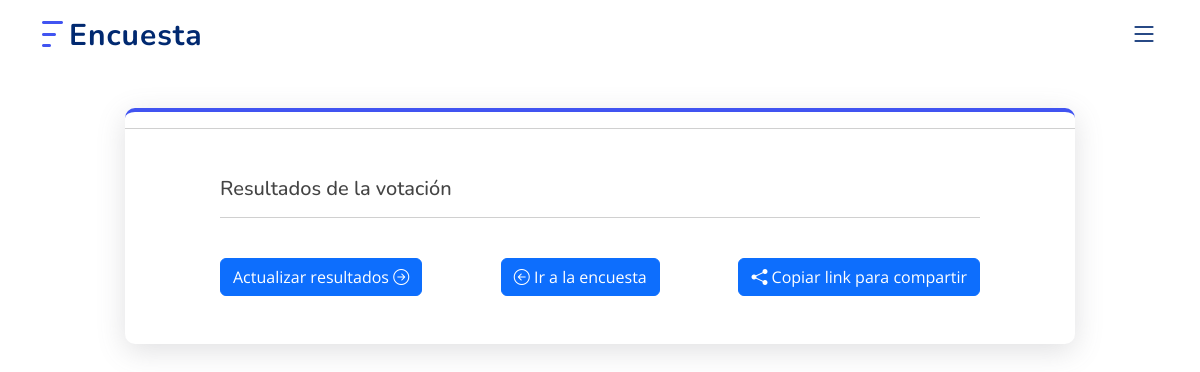
/resultados_encuesta.php?encuesta=qn9kF96PK4ujTOLJXZVO, run on an earlier commit of the app's database.
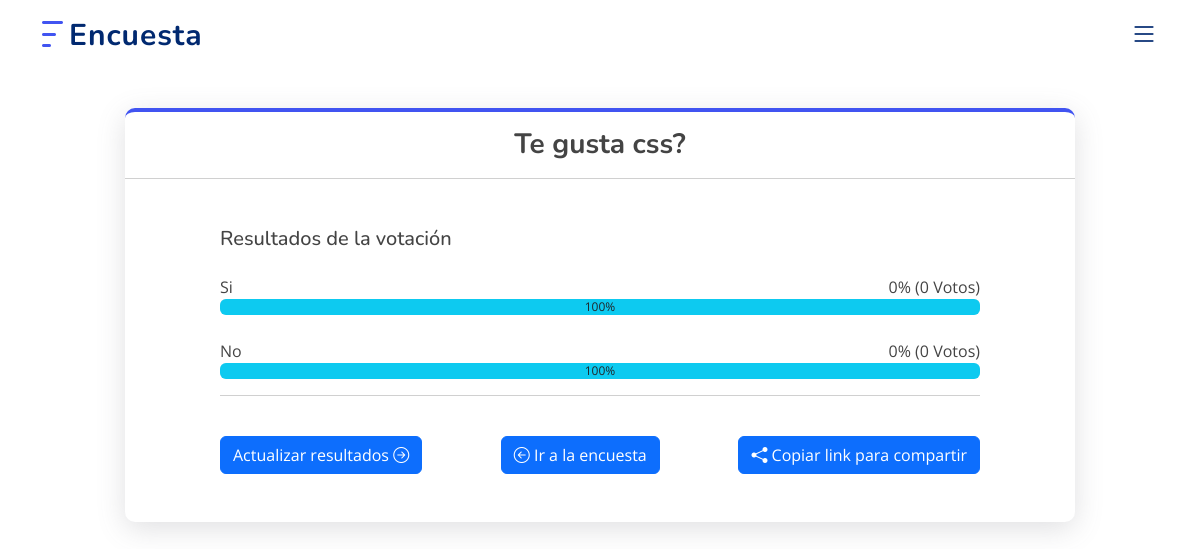
And on a later commit of the database.
### tables this page shows
CREATE TABLE `tbl_encuestas` (
  `id` int(11) UNSIGNED NOT NULL,
  `code_encuesta` varchar(100) DEFAULT NULL,
  `titulo_encuesta` varchar(250) NOT NULL DEFAULT '',
  `tipo_encuesta` varchar(80) DEFAULT NULL,
  `solicitar_nombre_participante` int(11) DEFAULT 0,
  `permitir_comentarios` int(11) DEFAULT 0,
  `visibilidad_resultados` varchar(100) DEFAULT NULL,
  `duplicados_de_voz` varchar(60) DEFAULT NULL,
  `fecha_finalizacion` timestamp NULL DEFAULT NULL,
  `created_at` timestamp NULL DEFAULT current_timestamp()
);

CREATE TABLE `tbl_opciones_encuesta` (
  `id_pregunta` int(11) UNSIGNED NOT NULL,
  `code_encuesta` varchar(100) DEFAULT NULL,
  `opcion_encuesta` mediumtext DEFAULT NULL,
  `imagen_encuesta` varchar(100) DEFAULT NULL
);

### code_encuesta/acciones_encuesta.php (called while the page is built, shortened)
<?php
   function obtenerEncuesta($con, $code_encuesta)
   {
       $sqlEncuesta = "SELECT
                   e.code_encuesta,
                   e.titulo_encuesta,
                   e.permitir_comentarios,
                   e.solicitar_nombre_participante,
                   e.permitir_comentarios,
                   e.created_at,
                   e.fecha_finalizacion
               FROM tbl_encuestas AS e
               WHERE e.code_encuesta ='" . mysqli_real_escape_string($con, $code_encuesta) . "'";
       $queryEncuesta = mysqli_query($con, $sqlEncuesta);
       $data = mysqli_fetch_assoc($queryEncuesta);
       return $data;
   }
   function obtenerResultadosEncuesta($con, $code_encuesta)
   {
       $sqlRespuestas = ("SELECT o.id_pregunta, o.opcion_encuesta, IFNULL(COUNT(r.respuesta_encuesta), 0) AS total_respuestas
                   FROM tbl_opciones_encuesta AS o
                   LEFT JOIN tbl_respuestas_encuestas AS r ON o.code_encuesta = r.code_encuesta AND o.opcion_encuesta = r.respuesta_encuesta
                   WHERE o.code_encuesta ='" . $code_encuesta . "'
                   GROUP BY o.id_pregunta, o.opcion_encuesta");
       $queryRespuesta = mysqli_query($con, $sqlRespuestas);
       return $queryRespuesta;
   }

### resultados_encuesta.php (the view, shortened to what this page needs)
<!DOCTYPE html>
<html lang="en">
<link rel="stylesheet" href="assets/css/my_custom.css">
<head>
</head>
<body>
    <?php
    if (isset($_POST['encuesta'])) {
        $code_encuesta = $_POST['encuesta'];
    } elseif (isset($_GET['encuesta'])) {
        $code_encuesta = $_GET['encuesta'];
    } else {
        header("Location: index.php");
        exit;
    }
    include('code_encuesta/acciones_encuesta.php');
    $resultadoDetalleEncuesta = obtenerEncuesta($con, $code_encuesta);
    $resultadoRespuestas = obtenerResultadosEncuesta($con, $code_encuesta);
    ?>
    <main id="main mt-5 mb-5">
        <section id="contact" class="contact mt-5">
            <div class="container" data-aos="fade-up">
                <div class="row justify-content-md-center">
                    <div class="col-md-10 box_shadox">
                        <h3 class="text-center mt-3 mb-5">
                            <strong>
                                <?php echo $resultadoDetalleEncuesta['titulo_encuesta']; ?>
                            </strong>
                            <hr>
                        </h3>
                        <div class="mb-5" style="width: 80%; margin:0 auto;">
                            <h5>Resultados de la votaci&oacute;n</h5>
                            <?php
                            $contador = 0;
                            while ($row = mysqli_fetch_assoc($resultadoRespuestas)) {
                                $porcentajeVotaron = ($row['total_respuestas'] / 100) * 100;
                                $contador++;
                            ?>
                                <span id="<?php echo $row['id_pregunta']; ?>">
                                    <label class="mt-4" for="<?php echo $row['total_respuestas']; ?>" style="display: flex; justify-content: space-between;">
                                        <span><?php echo $row['opcion_encuesta']; ?></span>
                                        <span><?php echo $porcentajeVotaron; ?>% (<?php echo $row['total_respuestas']; ?> Votos)</span>
                                    </label>
                                    <div id="progre_<?php echo $contador; ?>">
                                        <div id="progress" class="progress" style="width:100%;">
                                            <div id="progress-bar" class="progress-bar bg-info text-dark" role="progressbar" aria-valuenow="0" aria-valuemin="0" aria-valuemax="100" style="width:0%;">
                                                <span id="texto"> </span>
                                            </div>
                                        </div>
                                    </div>
                                </span>
                            <?php   } ?>
                            <hr>
                            <div class="form-group btnsFlexbox">
                                <a href="resultados_encuesta.php?encuesta=<?php echo $code_encuesta; ?>" class="btn btn-primary mt-4">
                                    Actualizar resultados
                                    <i class="bi bi-arrow-right-circle"></i>
                                </a>
                                <a href="tu_encuesta.php?encuesta=<?php echo $code_encuesta; ?>" class="btn btn-primary mt-4" type="submit">
                                    <i class="bi bi-arrow-left-circle"></i>
                                    Ir a la encuesta
                                </a>
                                <button class="btn btn-primary mt-4" onclick="copiarTexto()">
                                    <i class="bi bi-share-fill"></i>
                                    Copiar link para compartir
                                </button>
                            </div>
                        </div>
                    </div>
                </div>
            </div>
        </section>
    </main>
</body>
</html>

### assets/css/style.css (style rules this page uses)
:root { scroll-behavior: smooth; }
body { font-family: "Open Sans", sans-serif; color: #444444; }
a { color: #4154f1; text-decoration: none; }
h1, h2, h3, h4, h5, h6 { font-family: "Nunito", sans-serif; }
section { padding: 60px 0; overflow: hidden; }
.header { transition: all 0.5s; z-index: 997; padding: 20px 0; }
.header .logo { line-height: 0; }
.header .logo img { max-height: 40px; margin-right: 6px; }
.header .logo span { font-size: 30px; font-weight: 700; letter-spacing: 1px; color: #012970; font-family: "Nunito", sans-serif; margin-top: 3px; }
.navbar { padding: 0; }
.mobile-nav-toggle { color: #012970; font-size: 28px; cursor: pointer; display: none; line-height: 0; transition: 0.5s; }
@media (max-width: 1200px) { .mobile-nav-toggle { display: block; } }

### assets/css/my_custom.css (style rules this page uses)
.box_shadox { padding: 0px !important; border-top: 4px solid #4154f1; border-radius: 10px; box-shadow: rgba(100, 100, 111, 0.2) 0px 7px 29px 0px; }
.btnsFlexbox { display: flex; justify-content: space-between; flex-wrap: wrap; }

What changed in the data, as far as the page shows it:
added tbl_encuestas: titulo_encuesta "Te gusta css?"
added tbl_opciones_encuesta: opcion_encuesta "Si", porcentajeVotaron "0", total_respuestas "0"
added tbl_opciones_encuesta: opcion_encuesta "No", porcentajeVotaron "0", total_respuestas "0"
